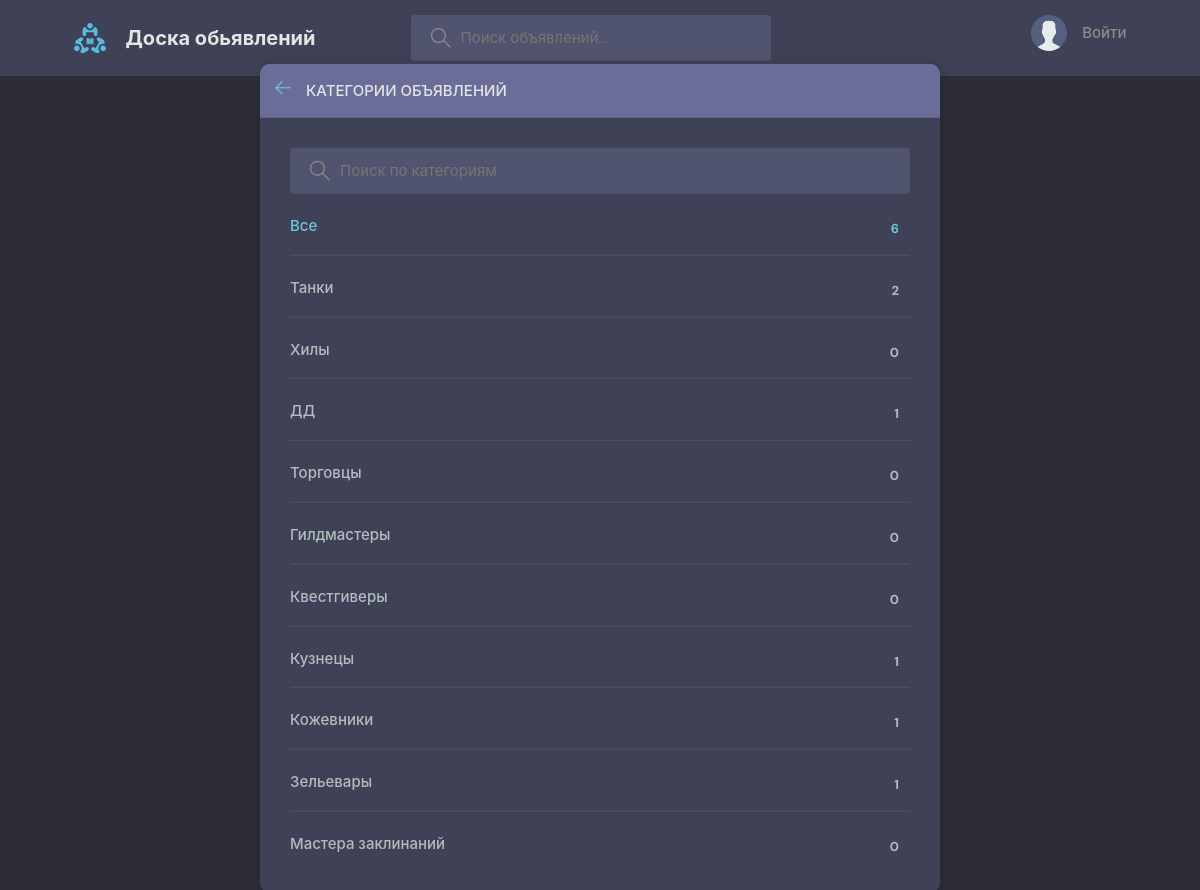
Page /categories/ on the committed database.
### board_app/models.py (models this page shows, shortened)
class Category(models.Model):
    name = models.CharField(max_length=128)
    description = models.TextField(null=True, blank = True)
    created_at = models.DateTimeField(auto_now_add=True)
    updated_at = models.DateTimeField(auto_now=True)

### board_app/views.py (the view)
def categoriesPage(request):
    num_all_advertisements = Advertisement.objects.all().count
    q = request.GET.get('q')
    if q == None:
        q = ''
    categories = Category.objects.filter(name__icontains=q)
    context = {
        'categories': categories,
        'num_all_advertisements': num_all_advertisements,
    }
    return render(request, 'board/categories.html', context)

### board_app/templates/board/categories.html (shortened to what this page needs)
{% extends 'main.html' %}
{% block content %}
    <main class="create-room layout">
      <div class="container">
        <div class="layout__box">
          <div class="layout__boxHeader">
            <div class="layout__boxTitle">
              <a href="{% url 'board_app:home' %}">
                <svg version="1.1" xmlns="http://www.w3.org/2000/svg" width="32" height="32" viewBox="0 0 32 32">
                  <title>arrow-left</title>
                  <path
                    d="M13.723 2.286l-13.723 13.714 13.719 13.714 1.616-1.611-10.96-10.96h27.625v-2.286h-27.625l10.965-10.965-1.616-1.607z"
                  ></path>
                </svg>
              </a>
              <h3>Категории объявлений</h3>
            </div>
          </div>
          <div class="topics-page layout__body">
            <form method="GET" action="" class="header__search">
              <label>
                <input name="q" placeholder="Поиск по категориям" />
              </label>
            </form>
            <ul class="topics__list">
              <li>
                <a href="{% url 'board_app:home' %}" class="active">Все <span> {{ num_all_advertisements}} </span></a>
                </li>
                {% for category in categories %}
                    <li>
                        <a href="{% url 'board_app:home' %}?q_category={{category.name}}"> {{ category.name }}<span>{{ category.advertisement_set.all.count }}</span></a>
                    </li>
                {% endfor %}
            </ul>
          </div>
        </div>
      </div>
    </main>
{% endblock content %}

### static/styles/style.css (style rules this page uses)
:root { --color-main: #71c6dd; --color-main-light: #e1f6fb; --color-dark: #3f4156; --color-dark-medium: #51546e; --color-dark-light: #696d97; --color-light: #e5e5e5; --color-gray: #8b8b8b; --color-light-gray: #b2bdbd; --color-bg: #2d2d39; --color-success: #5dd693; --color-error: #fc4b0b; }
* { font-family: "DM Sans", -apple-system, BlinkMacSystemFont, "Segoe UI", Roboto, Oxygen, Ubuntu, Cantarell, "Open Sans", "Helvetica Neue", sans-serif; margin: 0; padding: 0; box-sizing: border-box; text-rendering: optimizeLegibility; font-size: inherit; }
html { font-size: 56.25%; }
@media only screen and (min-width: 1200px) { html { font-size: 62.5%; } }
body { line-height: 1.6; font-weight: 400; font-size: 1.5rem; color: var(--color-light-gray); background-color: var(--color-bg); min-height: 100vh; }
a { display: inline-block; color: var(--color-main); text-decoration: none; }
.container { max-width: 120rem; width: 90%; margin: auto; }
.header__search > label { background-color: var(--color-dark-medium); padding: 1.3rem 1rem; display: flex; align-items: center; gap: 1rem; border-radius: 4px; }
.header__search svg { fill: var(--color-gray); width: 2rem; height: 2rem; margin-left: 1rem; }
.header__search input { width: 30rem; background: transparent; border: none; outline: none; color: var(--color-light); }
.layout { margin-top: 2.4rem; }
.layout > .container { display: flex; justify-content: space-between; align-items: flex-start; }
.layout__box { width: 90%; max-width: 48rem; min-height: 40rem; position: absolute; top: 50%; left: 50%; transform: translate(-50%, -46%); background-color: var(--color-dark); border-radius: 1rem; box-shadow: 1px 1px 6px 3px rgba(0, 0, 0, 0.1); overflow: hidden; }
.layout__boxHeader { display: flex; padding: 1.5rem; background-color: var(--color-dark-light); }
.layout__boxTitle { display: flex; gap: 1.5rem; align-items: center; }
.layout__boxTitle h3 { text-transform: uppercase; font-weight: 500; color: var(--color-light); }
.layout__boxTitle svg { width: 1.6rem; height: 1.6rem; fill: var(--color-main); }
.layout__body { margin: 3rem; }
.topics__list { list-style: none; }
.topics__list li a { display: flex; justify-content: space-between; margin-bottom: 3rem; font-weight: 500; color: var(--color-light-gray); transition: all 0.3s ease-in-out; }
.topics__list li a.active, .topics__list li a:hover { color: var(--color-main); }
.topics__list li a span { padding: 0.5rem 1rem; background-color: var(--color-dark); border-radius: 3px; font-size: 1.3rem; font-weight: 700; letter-spacing: 1px; }
.topics-page .topics__list li:not(:last-child) a { margin: 2rem 0; padding-bottom: 1rem; text-decoration: none; border-bottom: 1px solid var(--color-dark-medium); }
.topics-page .header__search { display: block; }
.create-room.layout .layout__box { max-width: 68rem; }

### rows in the picture
Category: name "Танки", advertisement_set.all.count "2"
Category: name "Хилы", advertisement_set.all.count "0"
Category: name "ДД", advertisement_set.all.count "1"
Category: name "Торговцы", advertisement_set.all.count "0"
Category: name "Гилдмастеры", advertisement_set.all.count "0"
Category: name "Квестгиверы", advertisement_set.all.count "0"
Category: name "Кузнецы", advertisement_set.all.count "1"
Category: name "Кожевники", advertisement_set.all.count "1"
Category: name "Зельевары", advertisement_set.all.count "1"
Category: name "Мастера заклинаний", advertisement_set.all.count "0"

### other values in the picture
{{ num_all_advertisements }} "6"
